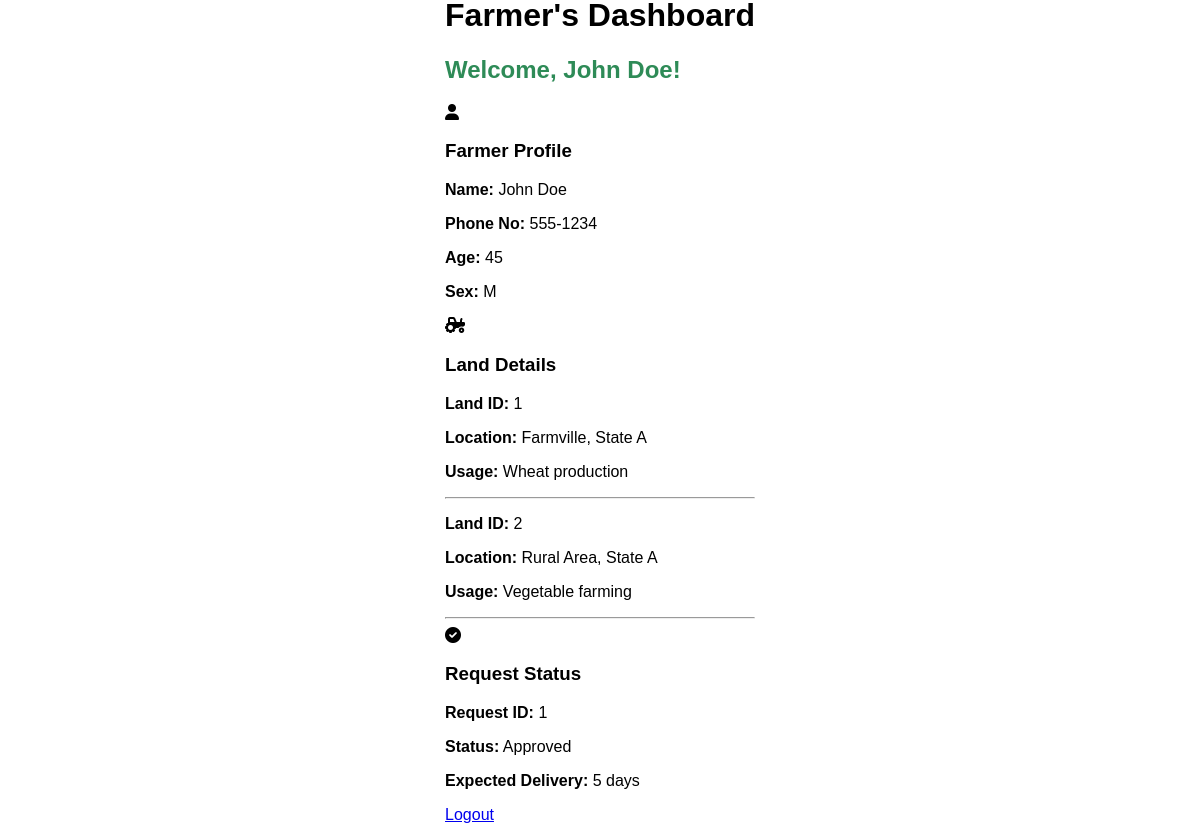
The app's page /FarmerDashboard.php (signed in) with its own data.
### tables this page shows
CREATE TABLE `fdetails` (
  `farmerid` int(11) NOT NULL,
  `name` varchar(100) NOT NULL,
  `phone_no` varchar(20) DEFAULT NULL,
  `age` int(11) DEFAULT NULL,
  `sex` enum('M','F','Other') NOT NULL
);

CREATE TABLE `ldetails` (
  `landID` int(11) NOT NULL,
  `farmerid` int(11) NOT NULL,
  `land_location` varchar(255) NOT NULL,
  `usages` varchar(255) NOT NULL
);

CREATE TABLE `reqdetails` (
  `requestID` int(11) NOT NULL,
  `farmerid` int(11) NOT NULL,
  `status` varchar(50) NOT NULL,
  `delivery` int(11) NOT NULL
);

### FarmerDashboard.php (the view, shortened to what this page needs)
<?php
include 'connection.php';
$username = $_SESSION['username'];
$stmt = $conn->prepare("SELECT FarmerID FROM farmers WHERE username = ?");
$stmt->bind_param("s", $username);
$stmt->execute();
$stmt->bind_result($farmerID);
$stmt = $conn->prepare("SELECT name, phone_no, age, sex FROM fdetails WHERE farmerID = ?");
$stmt->bind_param("i", $farmerID);
$stmt->execute();
$stmt->bind_result($name, $phone_no, $age, $sex);
$land_details = [];
$stmt = $conn->prepare("SELECT landID, land_location, usages FROM ldetails WHERE farmerID = ?");
$stmt->bind_param("i", $farmerID);
$stmt->execute();
$result = $stmt->get_result();
while ($row = $result->fetch_assoc()) {
    $land_details[] = $row;
}
$stmt = $conn->prepare("SELECT requestID, status, delivery FROM reqdetails WHERE farmerID = ?");
$stmt->bind_param("i", $farmerID);
$stmt->execute();
$stmt->bind_result($requestID, $status, $delivery);
?>
<!DOCTYPE html>
<html lang="en">
<head>
    <link rel="stylesheet" href="farmer.css">
    <link rel="stylesheet" href="https://cdnjs.cloudflare.com/ajax/libs/font-awesome/6.0.0/css/all.min.css">
</head>
<body>
    <div id="farmer-dashboard" class="farmer-tab-container">
        <h1>Farmer's Dashboard</h1>
        <h2>Welcome, <?php echo htmlspecialchars($name); ?>!</h2>
        <div class="card-container">
            <div class="card">
                <i class="fas fa-user icon"></i>
                <h3>Farmer Profile</h3>
                <p><strong>Name:</strong> <?php echo htmlspecialchars($name); ?></p>
                <p><strong>Phone No:</strong> <?php echo htmlspecialchars($phone_no); ?></p>
                <p><strong>Age:</strong> <?php echo htmlspecialchars($age); ?></p>
                <p><strong>Sex:</strong> <?php echo htmlspecialchars($sex); ?></p>
            </div>
            <div class="card">
                <i class="fas fa-tractor icon"></i>
                <h3>Land Details</h3>
                <?php if (empty($land_details)): ?>
                    <p>No land records found.</p>
                <?php else: ?>
                    <?php foreach ($land_details as $land): ?>
                        <p><strong>Land ID:</strong> <?php echo htmlspecialchars($land['landID']); ?></p>
                        <p><strong>Location:</strong> <?php echo htmlspecialchars($land['land_location']); ?></p>
                        <p><strong>Usage:</strong> <?php echo htmlspecialchars($land['usages']); ?></p>
                        <hr>
                    <?php endforeach; ?>
                <?php endif; ?>
            </div>
            <div class="card">
                <i class="fas fa-check-circle icon"></i>
                <h3>Request Status</h3>
                <?php if (isset($requestID)): ?>
                    <p><strong>Request ID:</strong> <?php echo htmlspecialchars($requestID); ?></p>
                    <p><strong>Status:</strong> <?php echo htmlspecialchars($status); ?></p>
                    <p><strong>Expected Delivery:</strong> <?php echo htmlspecialchars($delivery); ?> days</p>
                <?php else: ?>
                    <p>No active requests.</p>
                <?php endif; ?>
            </div>
        </div>
        <a href="FarmerLogin.php" class="logout-btn">Logout</a>
    </div>
</body>
</html>

### farmer.css (style rules this page uses)
body { font-family: 'Arial', sans-serif; margin: 0; padding: 0; background: url('images/background2.jpeg') no-repeat center center/cover; display: flex; justify-content: center; align-items: center; height: 100vh; }
h2 { color: #2E8B57; font-size: 24px; }

### records on screen
fdetails: name "John Doe", phone_no "555-1234", age "45", sex "M"
ldetails: landID "1", land_location "Farmville, State A", usages "Wheat production"
ldetails: landID "2", land_location "Rural Area, State A", usages "Vegetable farming"
reqdetails: requestID "1", status "Approved", delivery "5"
